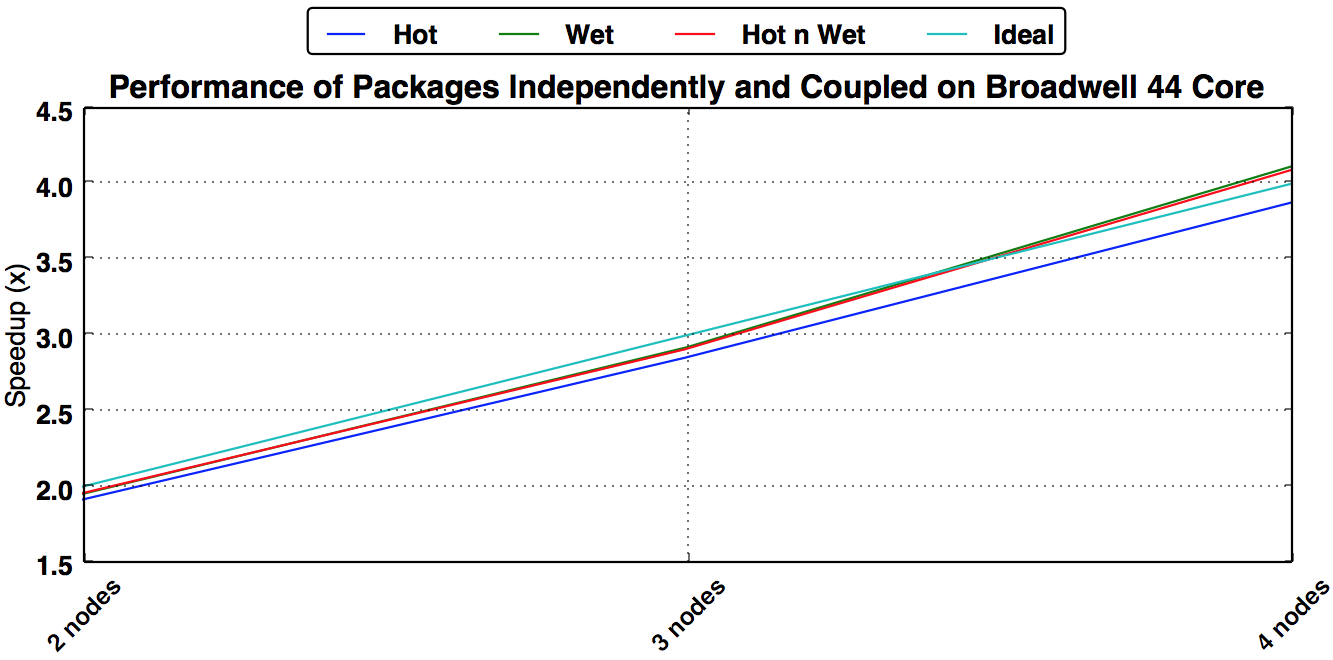

Recreate this plot in Python.
#!/usr/bin/python
import csv
import matplotlib.pyplot as plt
import itertools
import numpy as np
from operator import itemgetter

applications = [ 'Hot', 'Wet', 'Hot n Wet', 'Ideal' ]
labels = [ '1 node', '2 nodes', '3 nodes', '4 nodes' ]
results = [[1.914634146, 2.854545455, 3.87654321 ],
[1.951604599, 2.920390344, 4.114327062 ],
[ 1.956687292, 2.910785933, 4.091904446 ],
[2, 3, 4]]

icons = [ 'o', 'v', 's', '>', 'p' ]
label_column = 0
header_row = 0
result_columns = [ 1, 2, 3 ]
error_column = 6

def Program():
    font = { 'family' : 'sans-serif', 'weight' : 'bold', 'size' : 12 }
    plt.rc('font', **font)
    fig, ax = plt.subplots(facecolor='white')

    for rr in range(0, len(results)):
        x = np.arange(1, len(labels))
        plt.plot(x, results[rr], label=labels[rr])

    ind = range(0, len(labels))
    locs, xlabels = plt.xticks(ind, labels, fontsize=11, rotation=90)
    plt.setp(xlabels, rotation=45)
    ax.set_xlim([1, len(labels)-1])
    #ax.set_ylim([0, 100])

    handles,axlabels=ax.get_legend_handles_labels()
    ax.legend(handles, applications, loc='upper center', 
            bbox_to_anchor=(0.5, 1.25), 
            ncol=4, fancybox=True, shadow=False, prop={'size':12})

    ax.grid(zorder=0)
    plt.title('Performance of Packages Independently and Coupled on Broadwell 44 Core')
    plt.ylabel('Speedup (x)', fontsize=12)
    plt.show()

Program()
